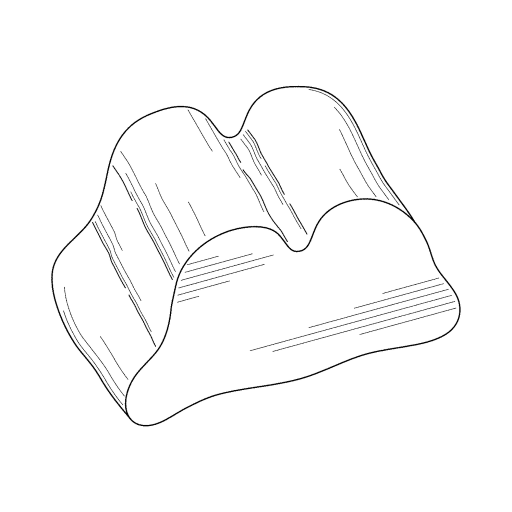
#> input picture dataset/images/USD0806351-20180102-D00000.png, 1024 x 1024 px (shown at 1/2 size)
$ python -i prepare_data.py   (imports and definitions only)
#> lines starting #> are read from the running program, lines starting #| are printed output that depends on the picture; after the words box and inside, x2 and y2 are one past the last pixel; in counts of white or black regions, pixels touching at a corner belong together
"""Turn hand-picked patent drawing sheets into clean 1024x1024 training images.

For each file listed in dataset/selection.txt this script:
  1. converts to grayscale and binarizes (patent sheets are 1-bit black on white),
  2. finds the main figure by merging nearby ink into blobs and keeping the largest,
     which drops "FIG. 1" labels, sheet numbers and smaller extra figures,
  3. crops to that figure, pads it to a white square so it fills ~80% of the frame,
  4. resizes to 1024x1024 RGB and writes it to dataset/images/,
  5. writes dataset/manifest.csv with patent number, date, sheet and source URL.

Images where the second-largest blob is big (likely a second figure that was
dropped) are flagged in the console and in the manifest's `review` column.
Always eyeball the output folder before training.

Usage:
    python scripts/prepare_data.py --selection dataset/selection.txt
"""
from __future__ import annotations

import argparse
import csv
import re
from dataclasses import dataclass
from pathlib import Path

import numpy as np
from PIL import Image
from scipy import ndimage

FILENAME_RE = re.compile(r"^USD0*(\d+)-(\d{8})-D(\d+)$")


@dataclass
class PatentRef:
    patent: str      # e.g. "D806350"
    issue_date: str  # e.g. "2018-01-02"
    sheet: int

    @property
    def url(self) -> str:
        return f"https://patents.google.com/patent/US{self.patent}S"


# [6 lines left out: function parse_name, not called in this run]


def binarize(gray: np.ndarray, threshold: int = 160) -> np.ndarray:
    """True where there is ink."""
    return gray < threshold


def main_figure_mask(ink: np.ndarray, merge_px: int) -> tuple[np.ndarray, float]:
    """Return (mask of ink belonging to the largest figure, second/first blob size ratio)."""
    merged = ndimage.binary_dilation(ink, iterations=merge_px)
    labels, n = ndimage.label(merged)
    if n == 0:
        return ink, 0.0
    sizes = ndimage.sum(ink, labels, index=range(1, n + 1))  # ink pixels per blob
    order = np.argsort(sizes)[::-1]
    keep = order[0] + 1
    second_ratio = float(sizes[order[1]] / sizes[order[0]]) if n > 1 else 0.0
    return ink & (labels == keep), second_ratio


def process(path: Path, size: int = 1024, fill: float = 0.8,
            merge_frac: float = 0.012) -> tuple[Image.Image, float]:
#> called with size = 1024, fill = 0.8, merge_frac = 0.012
    gray = np.asarray(Image.open(path).convert("L"))
    ink = binarize(gray)
#> in binarize, `return gray < threshold`:
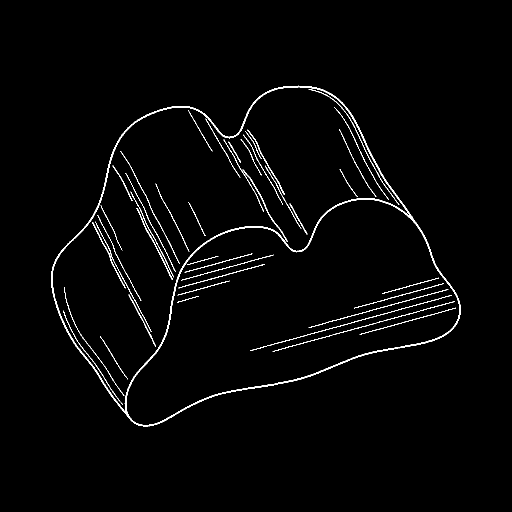
#> returned value: shape (1024, 1024) bool (shown at 1/2 size); 1.9% white in thin lines or dots, all inside (x1, y1, x2, y2) = (102, 171, 921, 853)
    if not ink.any():
        raise ValueError(f"{path.name}: no ink found")
    merge_px = max(2, int(round(merge_frac * max(gray.shape))))
#> merge_px = 12
    mask, second_ratio = main_figure_mask(ink, merge_px)
#> in main_figure_mask, `merged = ndimage.binary_dilation(ink, iterations=merge_px)`:
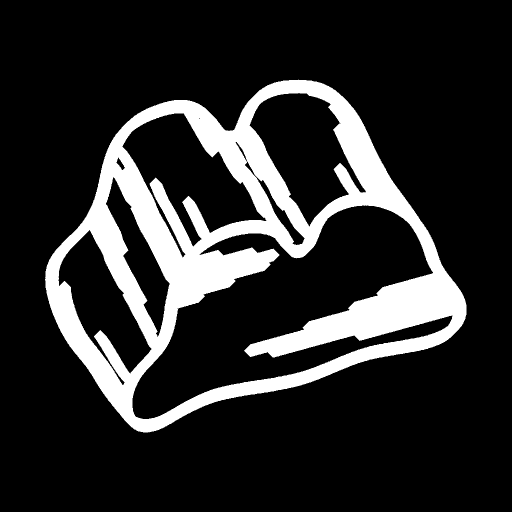
#> merged: shape (1024, 1024) bool (shown at 1/2 size); 16.9% white; 1 white region, box (x1, y1, x2, y2) and area: (90, 159, 933, 865) 177356
#> in main_figure_mask, `labels, n = ndimage.label(merged)`: n = 1
#> in main_figure_mask, `sizes = ndimage.sum(ink, labels, index=range(1, n + 1))`: sizes = [19496]
#> in main_figure_mask, `order = np.argsort(sizes)[::-1]`: order = [0]
#> in main_figure_mask, `keep = order[0] + 1`: keep = 1
#> in main_figure_mask, `second_ratio = float(sizes[order[1]] / sizes[order[0]]) if n > 1 else ..`: second_ratio = 0
#> second_ratio = 0

    ys, xs = np.nonzero(mask)
#> ys = 19496 values from 171 to 852; xs = 19496 values, max 920 at index 13387, min 102 at index 11501, mean 487.7
    y0, y1, x0, x1 = ys.min(), ys.max() + 1, xs.min(), xs.max() + 1
#> y0 = 171; y1 = 853; x0 = 102; x1 = 921
    # Keep original gray values inside the figure's box, but whiten ink outside the main blob.
    crop = gray[y0:y1, x0:x1].copy()
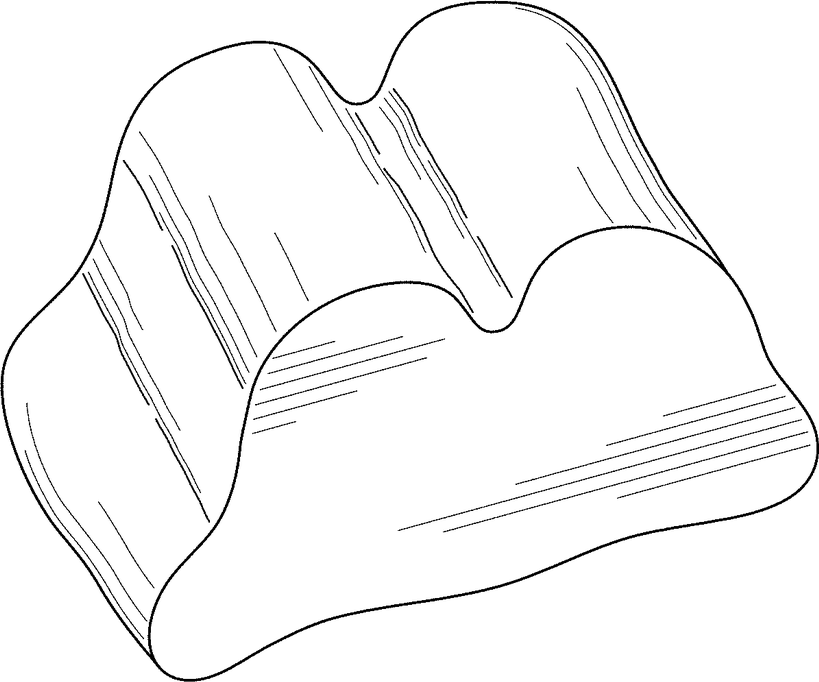
#> crop: shape (682, 819); min 0, max 255, mean 247.1
    crop[ink[y0:y1, x0:x1] & ~mask[y0:y1, x0:x1]] = 255

    h, w = crop.shape
#> h = 682; w = 819
    side = int(round(max(h, w) / fill))
#> side = 1024
    canvas = np.full((side, side), 255, dtype=np.uint8)
    oy, ox = (side - h) // 2, (side - w) // 2
#> oy = 171; ox = 102
    canvas[oy:oy + h, ox:ox + w] = crop

    out = Image.fromarray(canvas).resize((size, size), Image.LANCZOS).convert("RGB")
    return out, second_ratio


# [56 lines left out: functions find_source, main, not called in this run]


# [2 lines not run here, left out]

>>> result = process('../dataset/images/USD0806351-20180102-D00000.png')

$ run again, on dataset/images/USD0806365-20180102-D00000.png
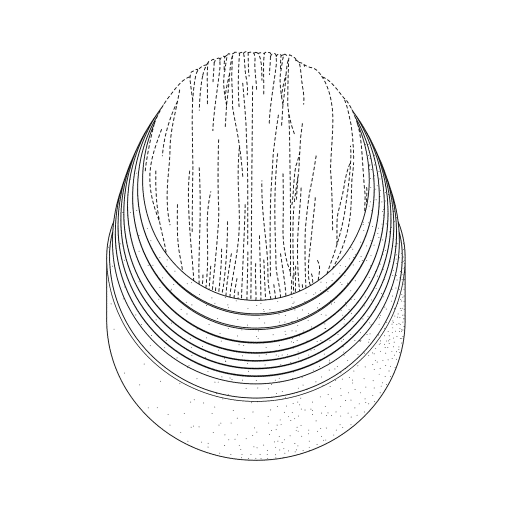
#> input picture dataset/images/USD0806365-20180102-D00000.png, 1024 x 1024 px (shown at 1/2 size)
#> merged: shape (1024, 1024) bool; 35.8% white; 4 white regions, box (x1, y1, x2, y2) and area: (200, 90, 823, 934) 374283, (369, 839, 411, 867) 702, (267, 757, 292, 783) 338, (356, 814, 381, 840) 338
#> in main_figure_mask, `labels, n = ndimage.label(merged)`:
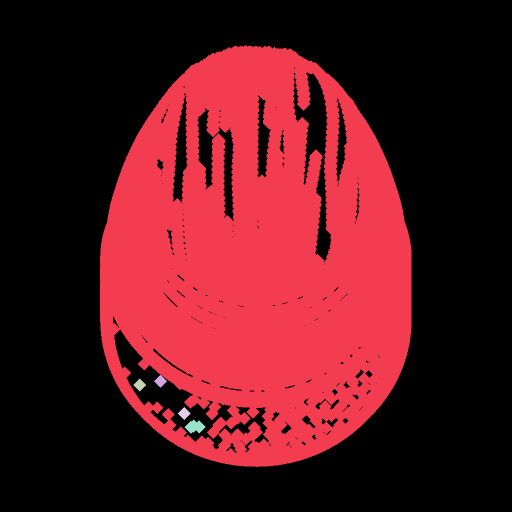
#> labels: shape (1024, 1024) int32 (shown at 1/2 size); 6 distinct labels, from 0 to 5; one colour per label, 0 black
#> n = 5
#> sizes = [44633, 2, 2, 2, 8]
#> order = [0, 4, 3, 2, 1]
#> keep = 1
#> in main_figure_mask, `second_ratio = float(sizes[order[1]] / sizes[order[0]]) if n > 1 else ..`: second_ratio = 0.000179
#> mask: shape (1024, 1024) bool; 4.3% white in thin lines or dots, all inside (x1, y1, x2, y2) = (212, 102, 811, 922)
#> y0 = 102; y1 = 922; x0 = 212; x1 = 811
#> in process, `out = Image.fromarray(canvas).resize((size, size), Image.LANCZOS).conv..`:
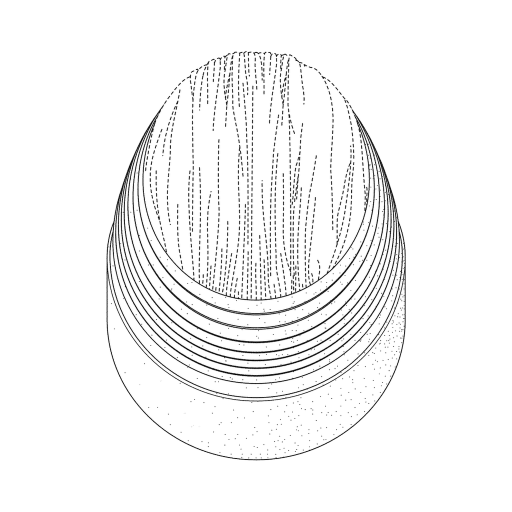
#> out: PIL image 1024x1024 RGB (shown at 1/2 size); min 0, max 255, mean 245

$ run again, on dataset/images/USD0806366-20180102-D00000.png
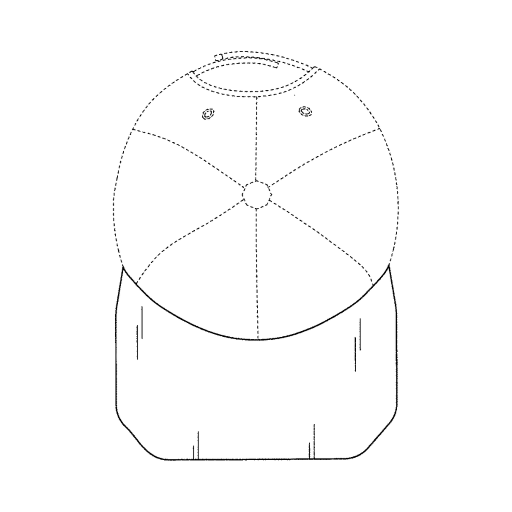
#> input picture dataset/images/USD0806366-20180102-D00000.png, 1024 x 1024 px (shown at 1/2 size)
#> merged: shape (1024, 1024) bool; 12.8% white; 5 white regions, box (x1, y1, x2, y2) and area: (214, 90, 810, 934) 124339, (261, 600, 297, 732) 3444, (697, 625, 734, 755) 3431, (585, 200, 636, 245) 1502, (392, 205, 441, 251) 1457
#> in main_figure_mask, `labels, n = ndimage.label(merged)`:
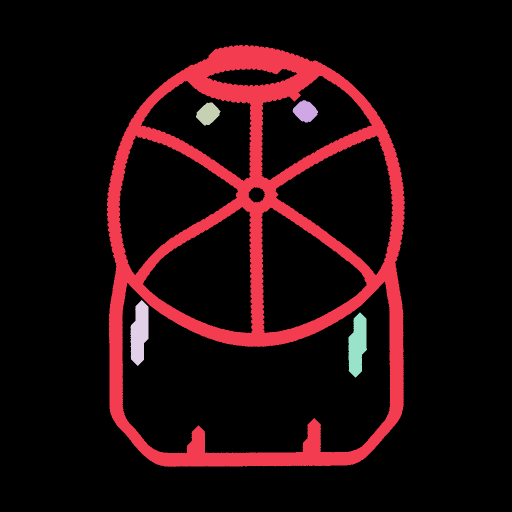
#> labels: shape (1024, 1024) int32 (shown at 1/2 size); 6 distinct labels, from 0 to 5; one colour per label, 0 black
#> n = 5
#> sizes = [11139, 177, 182, 295, 292]
#> order = [0, 3, 4, 2, 1]
#> keep = 1
#> in main_figure_mask, `second_ratio = float(sizes[order[1]] / sizes[order[0]]) if n > 1 else ..`: second_ratio = 0.0265
#> mask: shape (1024, 1024) bool; 1.1% white in thin lines or dots, all inside (x1, y1, x2, y2) = (226, 102, 798, 922)
#> ys = 11139 values from 102 to 921; xs = 11139 values, max 797 at index 3545, min 226 at index 3490, mean 514.4
#> y0 = 102; y1 = 922; x0 = 226; x1 = 798
#> in process, `canvas[oy:oy + h, ox:ox + w] = crop`:
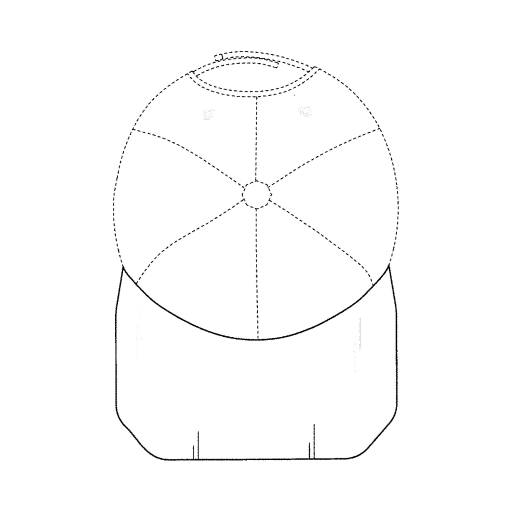
#> canvas: shape (1025, 1025) (shown at 1/2 size); min 0, max 255, mean 252.5
